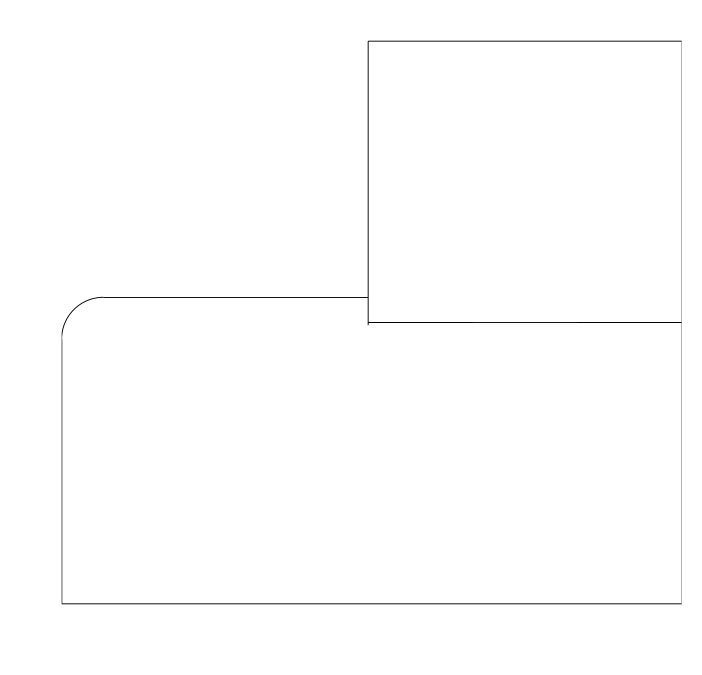
#> input picture 37class_img/Src/1d60d1001b8-a1.png, 2106 x 2024 px (shown at 1/3 size); its folder holds only this picture in this run
$ python externalContour_Hao.py
#> lines starting #> are read from the running program, lines starting #| are printed output that depends on the picture; after the words box and inside, x2 and y2 are one past the last pixel; in counts of white or black regions, pixels touching at a corner belong together
# -*- coding: utf-8 -*-
"""
Created on Fri Sep  7 18:09:44 2018

@author: NCHC
"""
import cv2
import os
import numpy as np
from matplotlib import pyplot as plt

plt.close('all')

inpath = './Src/'
externalContour = './external_contour_goldansample/'

for filename in os.listdir(inpath):
    if filename.find('.png') == -1:
        continue
    infile = inpath + filename
    print(infile)
    img = cv2.imread(infile)
#> img is the input picture: shape (2024, 2106, 3); min 0, max 255, mean 253.9
    #print(len(img.shape))
    height, width = img.shape[:2]
#> height = 2024; width = 2106

    # RGB to Gray
    img_gray = cv2.cvtColor(img, cv2.COLOR_BGR2GRAY)
    blur = cv2.GaussianBlur(img_gray, (5,5),0)

    # Gray to Binary
    retval, img_binary = cv2.threshold(blur, 216, 255, cv2.THRESH_BINARY_INV)
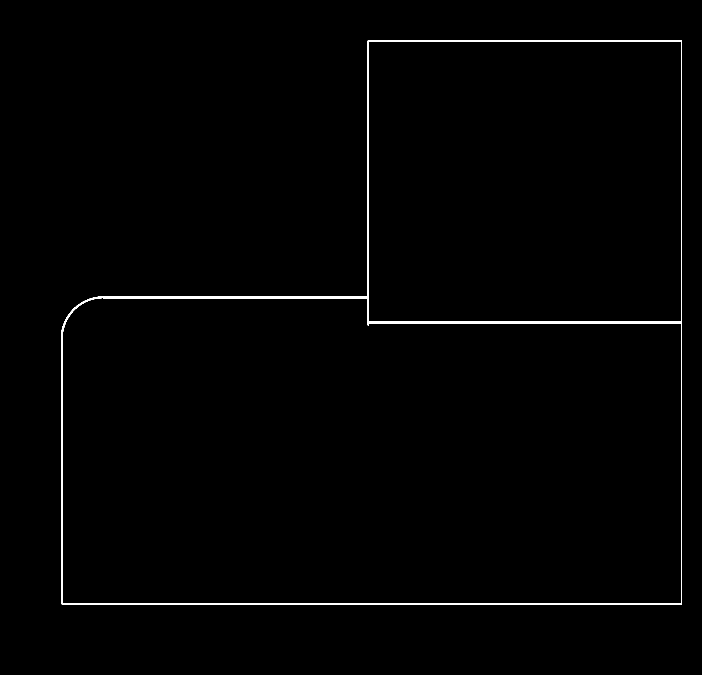
#> img_binary: shape (2024, 2106) (shown at 1/3 size); 0.85% white; 1 white region, box (x1, y1, x2, y2) and area: (184, 121, 2046, 1814) 36096

    # Copy the thresholded image.
    im_floodfill = img_binary.copy()

    # Mask used to flood filling.
    mask = np.zeros((height+2, width+2), np.uint8)

    # Floodfill from point (0, 0)
    cv2.floodFill(im_floodfill, mask, (0,0), 255);
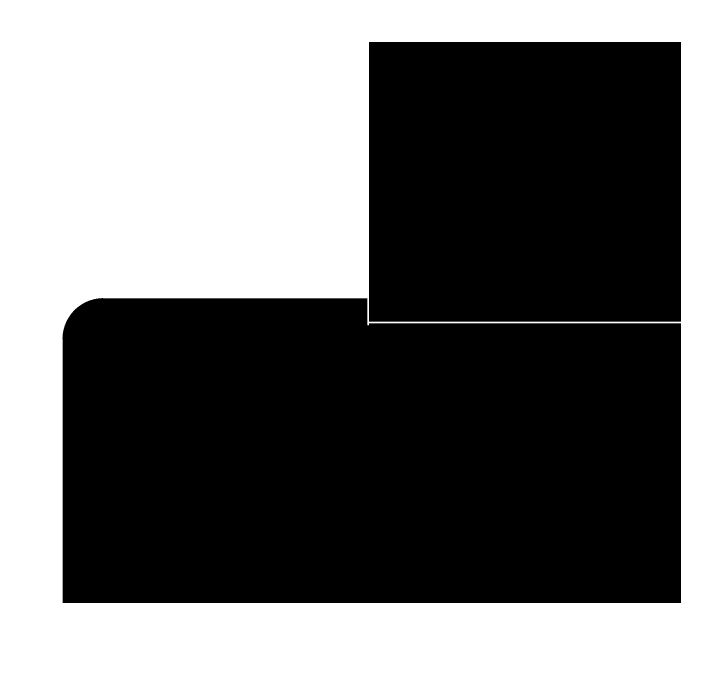
#> im_floodfill: shape (2024, 2106) (shown at 1/3 size); 43.5% white; 1 white region, box (x1, y1, x2, y2) and area: (0, 0, 2106, 2024) 1855475

    # Invert floodfilled image
    im_floodfill_inv = cv2.bitwise_not(im_floodfill)

    # Combine the two images to get the external contour.
    im_out = img_binary | im_floodfill_inv
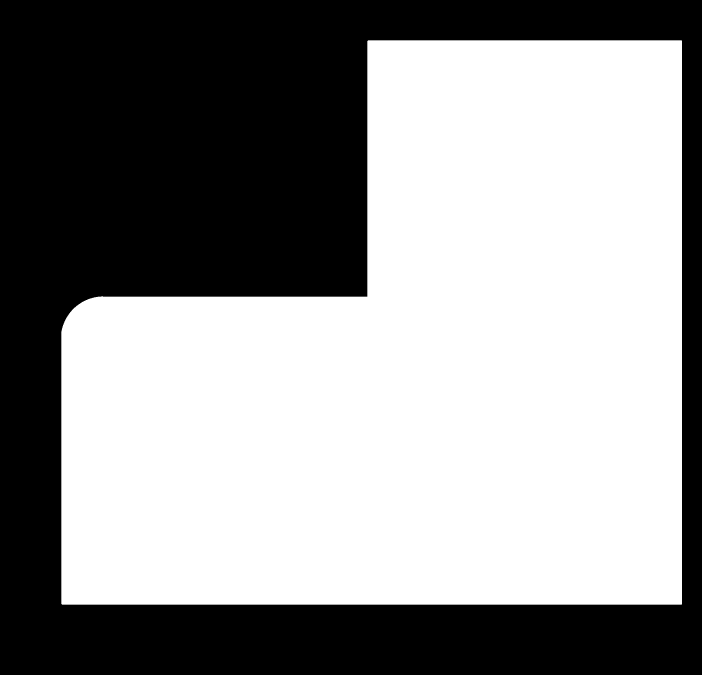
#> im_out: shape (2024, 2106) (shown at 1/3 size); 57.3% white; 1 black region, box (x1, y1, x2, y2) and area: (0, 0, 2106, 2024) 1819379

    '''
    # Morphology
    kernel = cv2.getStructuringElement(cv2.MORPH_RECT,(3, 3))
    eroded = cv2.erode(img_binary,kernel)

    cv2.imshow('Thresholded', img_binary)
    cv2.imshow('Inverted Floodfilled', im_floodfill_inv)
    cv2.imshow('Output', im_out)
    cv2.waitKey(0)
    '''
    # Save image
    cv2.imwrite(externalContour + filename, im_out)

cv2.destroyAllWindows()

$ run again, on 37class_img/Src/1d60d1022a2-b.png
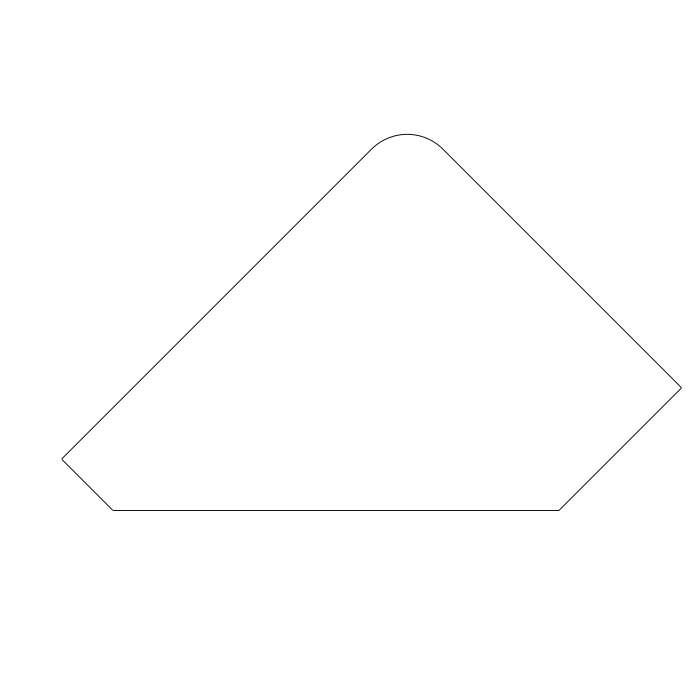
#> input picture 37class_img/Src/1d60d1022a2-b.png, 2088 x 2024 px (shown at 1/3 size)
#> img is the input picture: shape (2024, 2088, 3); min 0, max 255, mean 254.2
#> `retval, img_binary = cv2.threshold(blur, 216, 255, cv2.THRESH_BINARY_I..`:
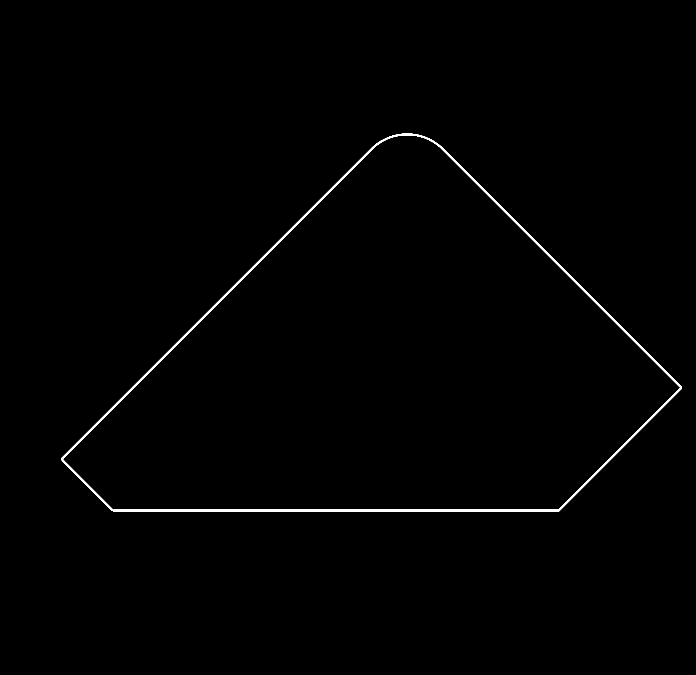
#> img_binary: shape (2024, 2088) (shown at 1/3 size); 0.55% white; 1 white region, box (x1, y1, x2, y2) and area: (184, 400, 2046, 1534) 23046
#> im_floodfill: shape (2024, 2088); 70.6% white; 1 black region, box (x1, y1, x2, y2) and area: (189, 406, 2041, 1529) 1242930
#> `im_out = img_binary | im_floodfill_inv`:
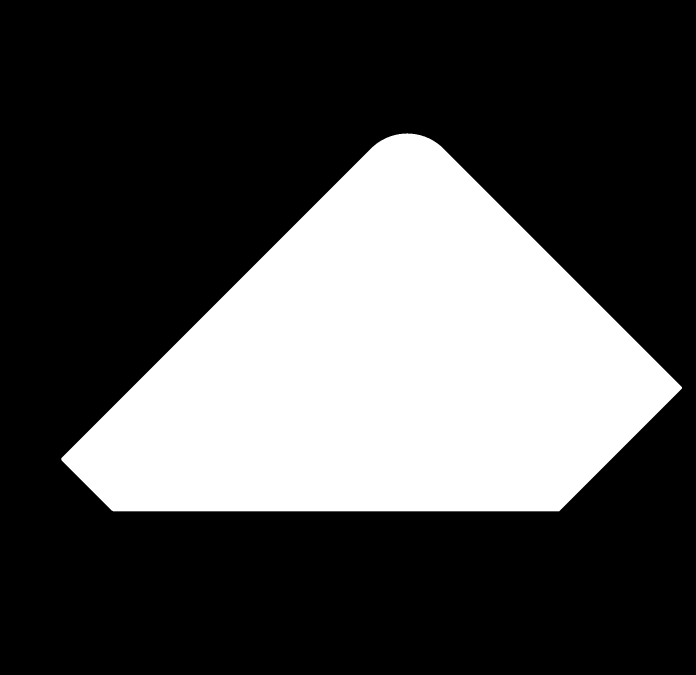
#> im_out: shape (2024, 2088) (shown at 1/3 size); 30% white; 1 white region, box (x1, y1, x2, y2) and area: (184, 400, 2046, 1534) 1265976

$ run again, on 37class_img/Src/1d60d1062a2-j1.png
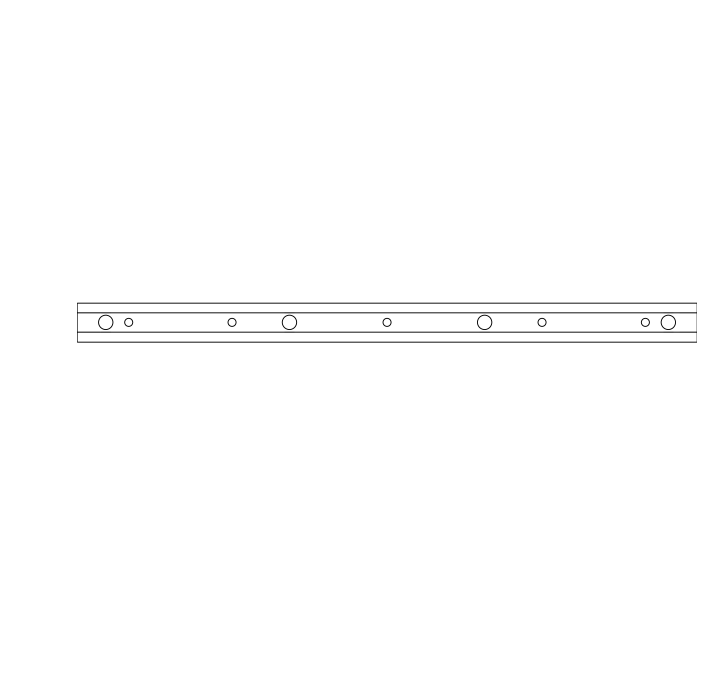
#> input picture 37class_img/Src/1d60d1062a2-j1.png, 2134 x 2024 px (shown at 1/3 size)
#> img is the input picture: shape (2024, 2134, 3); min 0, max 255, mean 253.6
#> `retval, img_binary = cv2.threshold(blur, 216, 255, cv2.THRESH_BINARY_I..`:
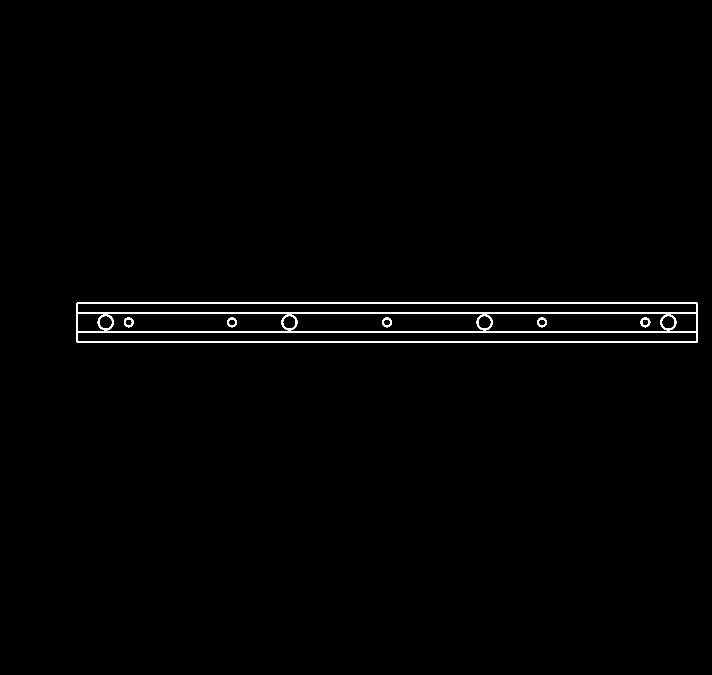
#> img_binary: shape (2024, 2134) (shown at 1/3 size); 0.98% white; 10 white regions, largest, box (x1, y1, x2, y2) and area: (230, 907, 2092, 1029) 37946, (293, 943, 341, 991) 676, (1981, 943, 2029, 991) 675
#> im_floodfill: shape (2024, 2134); 95.7% white; 12 black regions, largest, box (x1, y1, x2, y2) and area: (234, 941, 2089, 994) 87784, (234, 999, 2089, 1024) 46375, (234, 912, 2089, 936) 44520
#> `im_out = img_binary | im_floodfill_inv`:
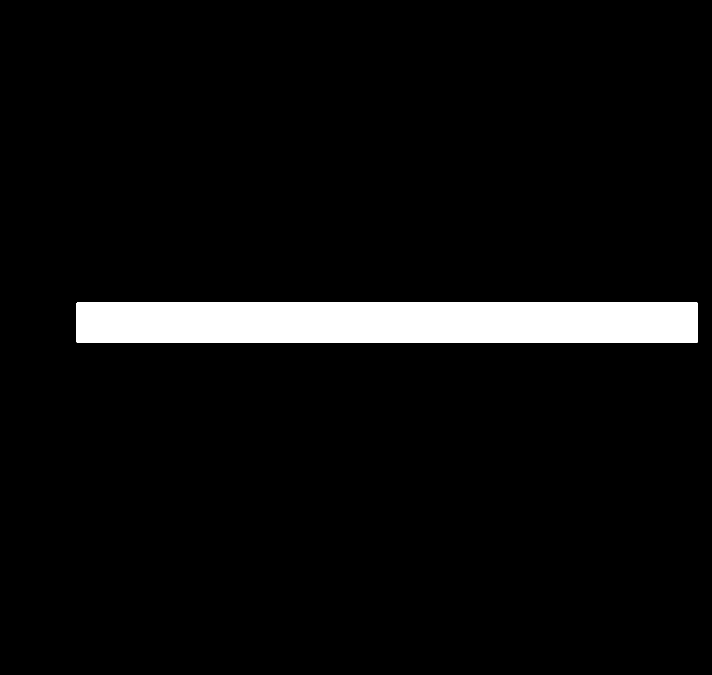
#> im_out: shape (2024, 2134) (shown at 1/3 size); 5.3% white; 1 white region, box (x1, y1, x2, y2) and area: (230, 907, 2092, 1029) 227156

$ run again, on 37class_img/Src/1d60d1062a2-k1.png
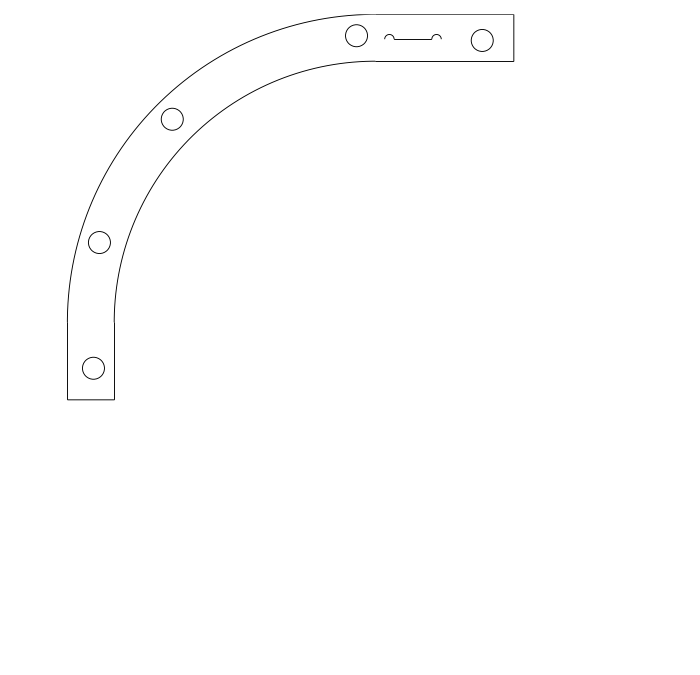
#> input picture 37class_img/Src/1d60d1062a2-k1.png, 2099 x 2024 px (shown at 1/3 size)
#> img is the input picture: shape (2024, 2099, 3); min 0, max 255, mean 254.1
#> `retval, img_binary = cv2.threshold(blur, 216, 255, cv2.THRESH_BINARY_I..`:
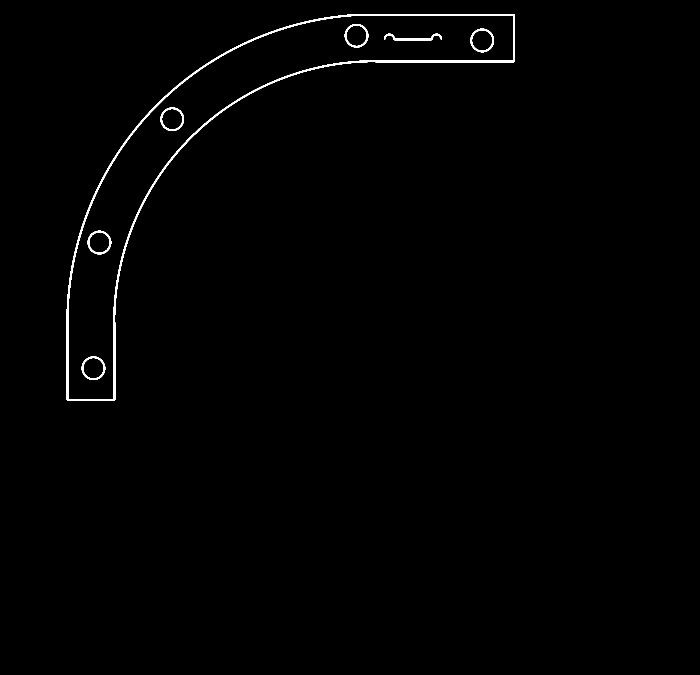
#> img_binary: shape (2024, 2099) (shown at 1/3 size); 0.64% white; 7 white regions, largest, box (x1, y1, x2, y2) and area: (200, 42, 1544, 1202) 20830, (263, 692, 334, 763) 1039, (1411, 86, 1482, 157) 1037
#> im_floodfill: shape (2024, 2099); 93.8% white; 6 black regions, box (x1, y1, x2, y2) and area: (205, 46, 1539, 1197) 248313, (250, 1074, 311, 1135) 2915, (1039, 77, 1100, 138) 2913, (1416, 91, 1477, 152) 2913, (486, 327, 547, 388) 2913, (268, 697, 329, 758) 2912
#> `im_out = img_binary | im_floodfill_inv`:
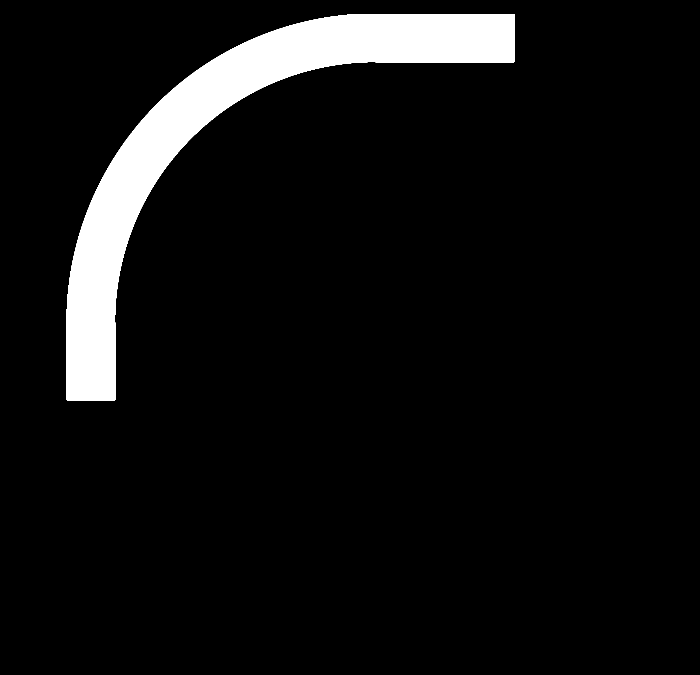
#> im_out: shape (2024, 2099) (shown at 1/3 size); 6.8% white; 1 white region, box (x1, y1, x2, y2) and area: (200, 42, 1544, 1202) 289902

$ run again, on 37class_img/Src/1d60d1013b0-c.png
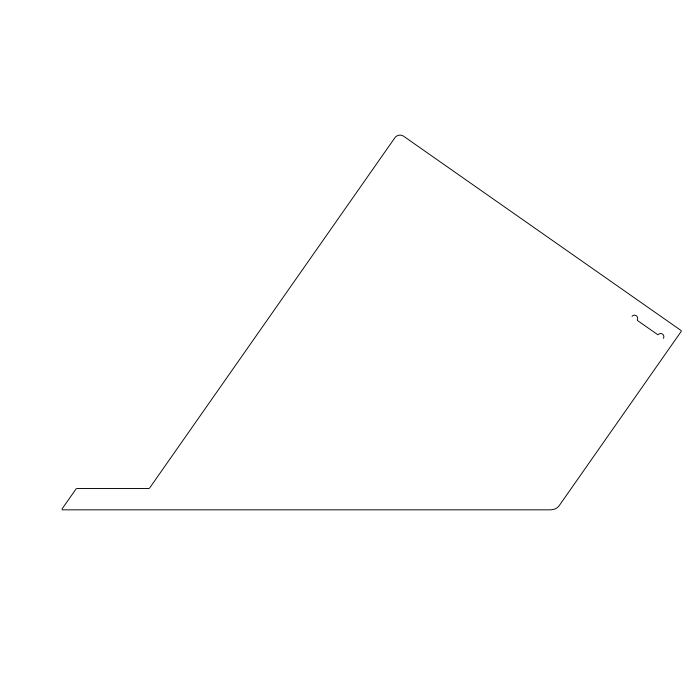
#> input picture 37class_img/Src/1d60d1013b0-c.png, 2088 x 2024 px (shown at 1/3 size)
#> img is the input picture: shape (2024, 2088, 3); min 0, max 255, mean 254.2
#> `retval, img_binary = cv2.threshold(blur, 216, 255, cv2.THRESH_BINARY_I..`:
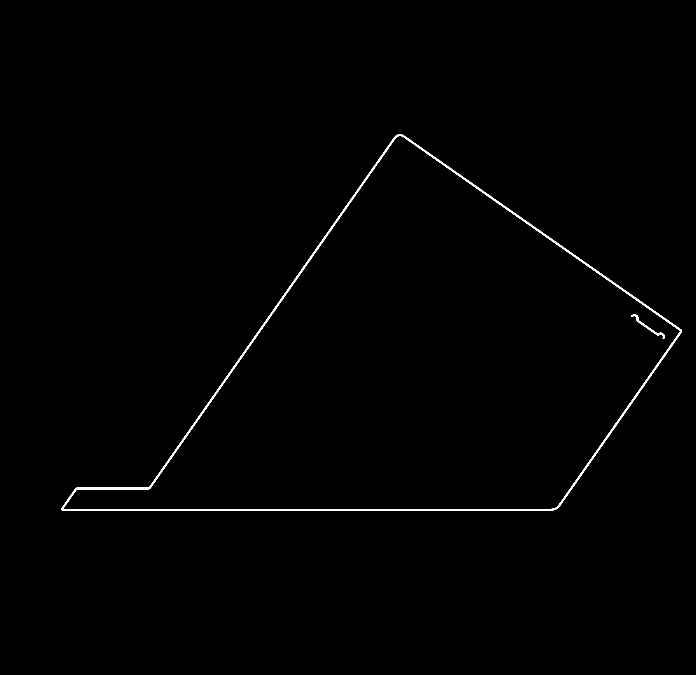
#> img_binary: shape (2024, 2088) (shown at 1/3 size); 0.58% white; 2 white regions, box (x1, y1, x2, y2) and area: (184, 403, 2046, 1532) 23739, (1894, 943, 1994, 1017) 683
#> im_floodfill: shape (2024, 2088); 75% white; 1 black region, box (x1, y1, x2, y2) and area: (190, 408, 2041, 1527) 1057316
#> `im_out = img_binary | im_floodfill_inv`:
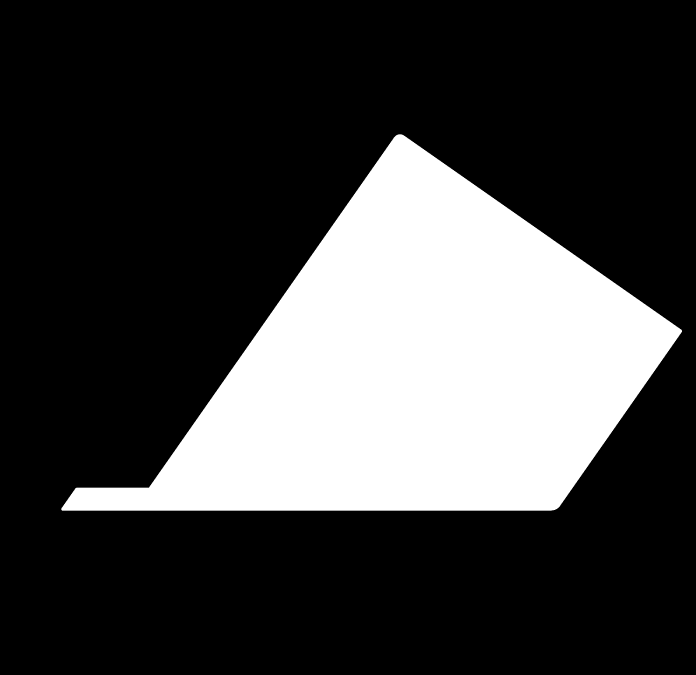
#> im_out: shape (2024, 2088) (shown at 1/3 size); 25.6% white; 1 white region, box (x1, y1, x2, y2) and area: (184, 403, 2046, 1532) 1081738
